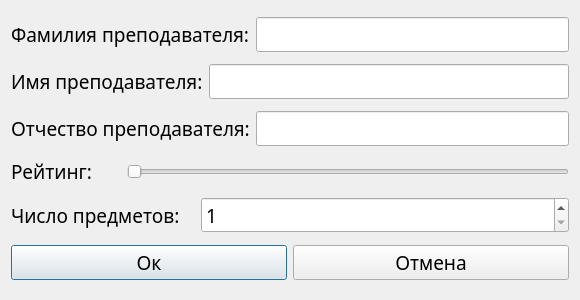
<?xml version="1.0" encoding="UTF-8"?>
<ui version="4.0">
 <class>tDialog</class>
 <widget class="QDialog" name="tDialog">
  <property name="geometry">
   <rect>
    <x>0</x>
    <y>0</y>
    <width>580</width>
    <height>300</height>
   </rect>
  </property>
  <property name="font">
   <font>
    <family>GOST type A</family>
    <pointsize>14</pointsize>
   </font>
  </property>
  <property name="windowTitle">
   <string>Dialog</string>
  </property>
  <layout class="QVBoxLayout" name="verticalLayout">
   <item>
    <layout class="QHBoxLayout" name="horizontalLayout">
     <item>
      <widget class="QLabel" name="teacherLastnameLabel">
       <property name="text">
        <string>Фамилия преподавателя:</string>
       </property>
      </widget>
     </item>
     <item>
      <widget class="QLineEdit" name="teacherLastnameEdit"/>
     </item>
    </layout>
   </item>
   <item>
    <layout class="QHBoxLayout" name="horizontalLayout_2">
     <item>
      <widget class="QLabel" name="teacherNameLabel">
       <property name="text">
        <string>Имя преподавателя:</string>
       </property>
      </widget>
     </item>
     <item>
      <widget class="QLineEdit" name="teacherNameEdit"/>
     </item>
    </layout>
   </item>
   <item>
    <layout class="QHBoxLayout" name="horizontalLayout_3">
     <item>
      <widget class="QLabel" name="teacherSurnameLabel">
       <property name="text">
        <string>Отчество преподавателя:</string>
       </property>
      </widget>
     </item>
     <item>
      <widget class="QLineEdit" name="teacherSurnameEdit"/>
     </item>
    </layout>
   </item>
   <item>
    <layout class="QHBoxLayout" name="horizontalLayout_4" stretch="10,40">
     <item>
      <widget class="QLabel" name="ratingLabel">
       <property name="text">
        <string>Рейтинг:</string>
       </property>
      </widget>
     </item>
     <item>
      <widget class="QSlider" name="ratingSetter">
       <property name="orientation">
        <enum>Qt::Orientation::Horizontal</enum>
       </property>
      </widget>
     </item>
    </layout>
   </item>
   <item>
    <layout class="QHBoxLayout" name="horizontalLayout_5" stretch="10,20">
     <item>
      <widget class="QLabel" name="amountOfSubjectsLabel">
       <property name="text">
        <string>Число предметов:</string>
       </property>
      </widget>
     </item>
     <item>
      <widget class="QSpinBox" name="amountOfSubjectsSetter">
       <property name="minimum">
        <number>1</number>
       </property>
       <property name="maximum">
        <number>5</number>
       </property>
      </widget>
     </item>
    </layout>
   </item>
   <item>
    <layout class="QHBoxLayout" name="horizontalLayout_6">
     <item>
      <widget class="QPushButton" name="confirm">
       <property name="text">
        <string>Ок</string>
       </property>
      </widget>
     </item>
     <item>
      <widget class="QPushButton" name="cancel">
       <property name="text">
        <string>Отмена</string>
       </property>
      </widget>
     </item>
    </layout>
   </item>
  </layout>
 </widget>
 <resources/>
 <connections/>
</ui>
